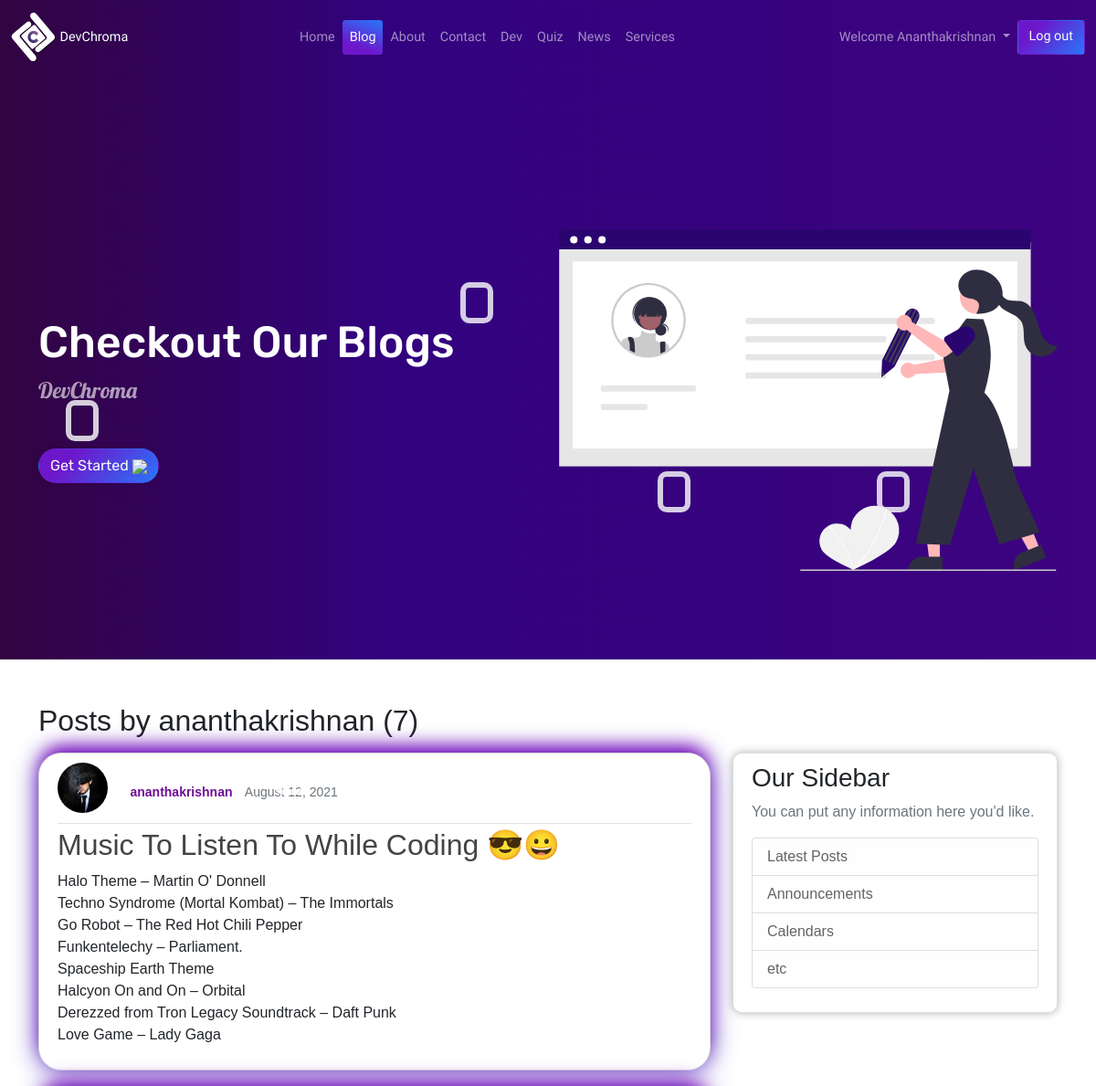
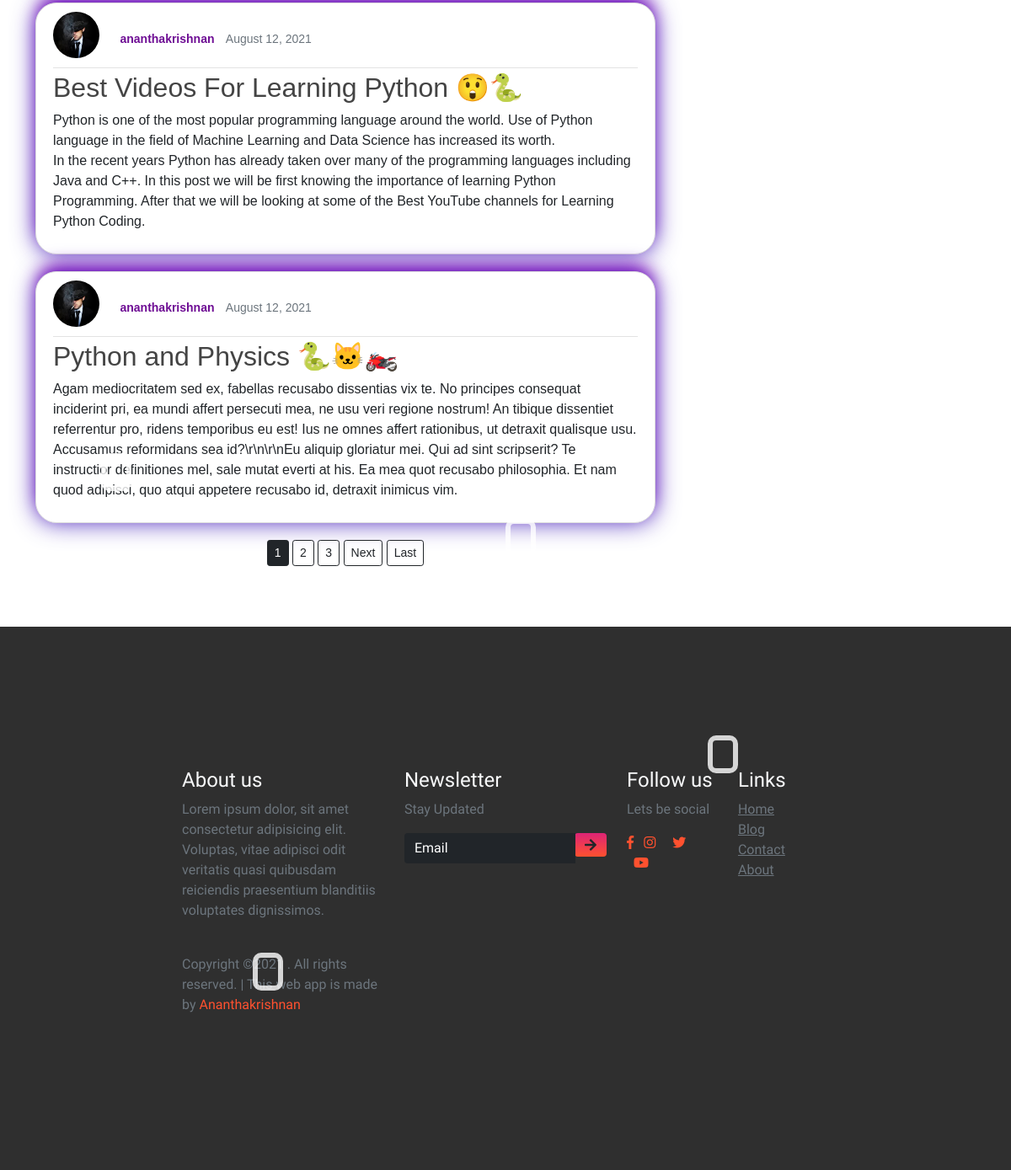
The page /blog/user/ananthakrishnan (signed in) on the database its author committed (2 pictures, top to bottom).
### blog/models.py (models this page shows, shortened)
class Post(models.Model):
    title = models.CharField(max_length=100)
    content = models.TextField()
    date_posted = models.DateTimeField(default=timezone.now)
    author = models.ForeignKey(User , on_delete=models.CASCADE)

### app/models.py (models this page shows, shortened)
class Profile(models.Model):
    user = models.OneToOneField(User, on_delete=models.CASCADE)
    image = models.ImageField(default='default.jpg' , upload_to='profile_pics')

### blog/views.py (the view)
# urls.py: path('user/<str:username>', UserPostListView.as_view(), name='user-posts'),
class UserPostListView(ListView):
    model = Post
    template_name = 'blog/user_posts.html' # <app>/<model>_<viewtype>.html
    context_object_name = 'posts'
    paginate_by = 3
    def get_queryset(self):
        user = get_object_or_404(User, username=self.kwargs.get('username'))
        return Post.objects.filter(author=user).order_by('-date_posted')

### templates/blog/user_posts.html (shortened to what this page needs)
{% extends 'base.html' %}
{% load static %}
{% block blog %}
active   text-light  btn-sm "  style="background-color: #2876f9;
          background-image: linear-gradient(200deg, #2876f9 0%, #6d17cb 74%);"
{% endblock blog %}
{% block intro %}
Checkout Our Blogs
{% endblock intro %}
{% block href %}
href="/about"
{% endblock href %}
{% block intro-image %}
<img src="{% static 'images/wall.svg' %}"  class="img-fluid animated" alt="hero-img1">
{% endblock intro-image %}
{% block body %}
<br><br>
<main role="main" class="container">
<h2 class="mb-3 ">Posts by {{ view.kwargs.username }} ({{ page_obj.paginator.count }})</h2>
  <div class="row">
    <div class="col-md-8">
      {% for post in posts %}
       <article class="media content-section1">
                <div class="media-body">
                  <div class="article-metadata">
                   <img class="rounded-circle article-img" src="{{ post.author.profile.image.url }}">
                    <a class="text1" href="{% url 'user-posts' post.author.username %}">{{ post.author }}</a> &nbsp;
                    <small class="text-muted">{{ post.date_posted|date:"F d, Y" }}</small>
                  </div>
                  <h2><a class="article-title" href=" {% url 'post-detail' post.id %} ">{{ post.title }}</a></h2>
                  <p class="article-content">{{ post.content }}</p>
                </div>
        </article>
      {% endfor %}
      <center>
       {% if is_paginated %}
      {% for num in page_obj.paginator.page_range %}
        {% if page_obj.number == num %}
          <a class="btn btn-dark mb-4 btn-sm" href="?page={{ num }}">{{ num }}</a>
        {% elif num > page_obj.number|add:'-3' and num < page_obj.number|add:'3' %}
          <a class="btn btn-outline-dark mb-4 btn-sm" href="?page={{ num }}">{{ num }}</a>
        {% endif %}
      {% endfor %}
      {% if page_obj.has_next %}
        <a class="btn btn-outline-dark mb-4 btn-sm" href="?page={{ page_obj.next_page_number }}">Next</a>
        <a class="btn btn-outline-dark mb-4 btn-sm" href="?page={{ page_obj.paginator.num_pages }}">Last</a>
      {% endif %}
    {% endif %}
    </center>
    </div>
    <div class="col-md-4">
      <div class="content-section">
        <h3>Our Sidebar</h3>
        <p class='text-muted'>You can put any information here you'd like.
          <ul class="list-group">
            <li class="list-group-item list-group-item-light">Latest Posts</li>
            <li class="list-group-item list-group-item-light">Announcements</li>
            <li class="list-group-item list-group-item-light">Calendars</li>
            <li class="list-group-item list-group-item-light">etc</li>
          </ul>
        </p>
      </div>
    </div>
  </div>
</main>
  <br><br>
{% endblock body %}

### templates/base.html (shortened to what this page needs)
{% load static %}
<!DOCTYPE html>
<html lang="en">
  <head>
    <link href="https://cdn.jsdelivr.net/npm/bootstrap@5.0.1/dist/css/bootstrap.min.css" rel="stylesheet">
    <link
      rel="stylesheet"
      href="https://use.fontawesome.com/releases/v5.7.0/css/all.css"
    />
    <link href="https://unpkg.com/aos@2.3.1/dist/aos.css" rel="stylesheet">
  <link href="static/assets/css/style.css" rel="stylesheet">
  <link href="static/assets/css/mobile-style.css" rel="stylesheet">
  </head>
  <body>
<nav id="hero1" class="navbar navbar1 navbar  navbar-expand-lg navbar-dark bg-dark">
  <div class="container-fluid">
    <a class="navbar-brand text-white" href="/">
      <img src=" {% static 'images/logo3.svg' %} " alt="logo" width="50">
      DevChroma</a>
    <div class="collapse navbar-collapse " id="navbarTogglerDemo02">
      <ul class="navbar-nav m-auto mb-2 mb-lg-0">
        <li class="nav-item">
          <a class="nav-link  {% block home %} {% endblock home %}" aria-current="page" href="/">Home</a>
        </li>
         <li class="nav-item  ">
          <a class="nav-link {% block blog %}
          {% endblock blog %}" href="/blog/blog">Blog</a>
        </li>
        <li class="nav-item">
          <a class="nav-link {% block about %}
          {% endblock about %}" href=" {% url 'about' %}">About</a>
        </li>
        <li class="nav-item">
          <a class="nav-link {% block contact %}
          {% endblock contact %}" href="/contact">Contact</a>
        </li>
        <li class="nav-item">
          <a class="nav-link {% block dev %}
          {% endblock dev %}" href="/dev">
             Dev
          </a>
       </li>
        <li class="nav-item">
          <a class="nav-link {% block quiz %}
          {% endblock quiz %}" href="/quiz">
             Quiz
          </a>
       </li>
       <li class="nav-item">
        <a class="nav-link {% block news %}
        {% endblock news %}" href="/news">
           News
        </a>
       </li>
        <li class="nav-item">
          <a class="nav-link {% block services %}
          {% endblock services %}" href="/services">Services</a>
        </li>
      </ul>
      <ul class="navbar-nav ml-auto">
          {% if not request.user.is_authenticated %}
          <div class="d-md-flex justify-content-md-end">
            <a href="/login" class="btn btn-md  text-light "  type="submit" style="background-color: #6e72fc;
            background-image: linear-gradient(315deg, #6e72fc 0%, #ad1deb 74%);";
          ">Log in  </a> &nbsp;
          <a  href="/signup" class="btn btn-md  text-light "  type="submit" style="background-color: #2876f9;
          background-image: linear-gradient(315deg, #2876f9 0%, #6d17cb 74%);";
          ">Sign up </a>
          </div>
           <!--<li class="nav-item dropdown">
            <a class="nav-link dropdown-toggle {% block user %}
            {% endblock user %}" href="#" id="navbarDropdownMenuLink" role="button" data-bs-toggle="dropdown" aria-expanded="false">
              User
            </a>
            <ul class="dropdown-menu" aria-labelledby="navbarDropdownMenuLink">
              <li><a class="dropdown-item" href="/login">Login</a></li>
              <li><a class="dropdown-item" href="/signup">Sign up</a></li>
            </ul>
          </li>-->
          {% else %}
           <li class="nav-item dropdown">
            <a class="nav-link dropdown-toggle
           " href="#" id="navbarDropdownMenuLink" role="button" data-bs-toggle="dropdown" aria-expanded="false">
              Welcome   {{user.first_name}}
            </a>
          </li>
          <div class=" d-md-flex justify-content-md-end">
          <a href="/logout" class="btn btn-md   text-light "  type="submit" style="background-color: #2876f9;
          background-image: linear-gradient(315deg, #2876f9 0%, #6d17cb 74%);";
          ">Log out</a>
          </div>
          {% endif %}
      </ul>
    </div>
  </div>
</nav>
<section id="hero" class="d-flex align-items-center section-hero">
  <div class="box">
          <div></div>
          <div></div>
          </div>
      <div class="container">
        <div class="row">
          <div class="col-lg-6 d-flex flex-column justify-content-center pt-4 pt-lg-0 order-2 order-lg-1" data-aos="fade-up"
     data-aos-duration="3000">
            <h1 id="neonbtn"> {% block intro %}{% endblock intro %} </h1>
            <h2>DevChroma</h2>
            <div >
              <div class="text-center text-lg-start">
                <a {% block href %}{% endblock href %}   class="btn getbutton  text-light" >
                  <span>Get Started <img src="https://img.icons8.com/ios-glyphs/24/000000/long-arrow-right.png"/></span>
                </a>
              </div>
            </div>
          </div>
          <div class="col-lg-6 order-1 order-lg-2 hero-img"data-aos="fade-down"
     data-aos-easing="linear"
     data-aos-duration="1500">
          {% block intro-image %}{% endblock intro-image %}
            </div>
            </div>
            </div>
</section>
{% block body %}
{% endblock body %}
<footer>
  <div class="container-fluid p-0">
    <div class="row text-left">
      <div class="col-md-4">
        <h4 class="text-light">About us</h4>
          <p class="text-muted">
            Lorem ipsum dolor, sit amet consectetur adipisicing elit. Voluptas, vitae adipisci odit veritatis
            quasi quibusdam reiciendis praesentium blanditiis voluptates dignissimos.
          </p>
          <p class="pt-4 text-muted">
            Copyright ©2021 . All rights reserved. | This web app is made by <span>Ananthakrishnan</span>
          </p>
      </div>
      <div class="col-md-4">
        <h4 class="text-light">Newsletter</h4>
        <p class="text-muted">Stay Updated</p>
        <form  class="form-inline">
          <div class="col-pl-0">
           <div class="input-group pr-5">
              <input type="text" class="form-control bg-dark text-white" placeholder="Email">
              <div class="input-group-prepend">
                <div class="input-group-text">
                  <i class="fas fa-arrow-right"></i>
                </div>
              </div>
           </div>
          </div>
        </form>
      </div>
      <div class="col-md-2 col-sm-12">
        <h4 class="text-light">Follow us</h4>
        <p class="text-muted">Lets be social</p>
        <div class="column">
          <i class="fab fa-facebook-f"></i>
          <i class="fab fa-instagram"></i>
          <i class="fab fa-twitter"></i>
          <i class="fab fa-youtube"></i>
        </div>
      </div>
      <div class="col-md-2">
        <h4 class="text-light">Links</h4>
       <ul class="list-unstyled links text-decoration-none text-small">
        <li><a class="text-muted" href="/">Home</a></li>
        <li><a class="text-muted" href="/blog/blog">Blog</a></li>
        <li><a class="text-muted" href="/contact">Contact</a></li>
        <li><a class="text-muted" href="/about">About</a></li>
      </ul>
      </div>
    </div>
  </div>
</footer>
  </body>
</html>

### static/assets/css/style.css (style rules this page uses)
:root { --Snigle-font: "Sniglet", cursive; --Rubik: "Rubik",cursive; --Patua: "Patua One", cursive; --Lobster: "Lobster", cursive; --light-black: #2e2c2caf; --bggradient: linear-gradient(to bottom, #dd2476 0%, #ff512f ); --light-gray: rgba(255,255,255,0.5); }
#hero1 { background: linear-gradient(90deg, rgb(50, 4, 65) 0%, rgb(50, 2, 126) 35%, rgb(61, 3, 128) 100%); font-family: var(--Snigle-font); }
#hero1 a { font-family: var(--Snigle-font); font-size: 0.9em; }
#hero { width: 100%; height: 80vh; overflow: hidden; background: linear-gradient(90deg, rgb(50, 4, 65) 0%, rgb(50, 2, 126) 35%, rgb(61, 3, 128) 100%); }
#hero .container { padding-top: 72px; font-family: var(--Rubik); }
#hero h1 { margin: 0 0 10px 0; font-size: 48px; font-weight: 500; line-height: 56px; color: #fff; cursor: pointer; font-family: var(--Rubik); }
#hero h2 { color: rgba(255, 255, 255, 0.6); margin-bottom: 50px; font-size: 24px; font-family: var(--Lobster); }
.getbutton { background-color: #2876f9; border-radius: 30px; background-image: linear-gradient(315deg, #4e28f9 0%, #6d17cb 74%); box-shadow: 0 0 10px rgba(0 , 0 , 0 , 0.1); -webkit-transition-duration: 0.3s; transition-duration: 0.3s; -webkit-transition-property: box-shadow, transform; transition-property: box-shadow, transform; }
footer { background: rgba(0, 0, 0, 0.815); overflow-x: hidden; padding: 14vmin 18vmin; font-family: var(--Snigle-font); }
footer p> span { color: #ff512f; }
footer input { border: none !important; }
footer input::placeholder { color: white !important; }
footer .input-group .input-group-text { background: var(--bggradient); border: none; }
footer .column i { color: #ff512f; }
footer .column i+i { padding: 0 0.5em; }
footer .col-md-2 .links { text-decoration: none; }
.box div { position: absolute; width: 3%; height: 45px; border-radius: 10px; background-color: transparent; border: 6px solid rgba(255, 255, 255, 0.8); }
.box div:nth-child(1) { top: 12%; left: 42%; animation: animate 10s linear infinite; }
.box div:nth-child(3) { top: 17%; left: 6%; animation: animate 9s linear infinite; }
#hero .animated { animation: up-down 2s ease-in-out infinite alternate-reverse both; }
.content-section { background: #ffffff; padding: 10px 20px; border: 1px solid #dddddd; border-radius: 3px; margin-bottom: 20px; border-radius: 10px; box-shadow: 0px 0px 10px rgba(0, 0, 0,0.2); }
.content-section1 { background: #ffffff; padding: 10px 20px; border: 1px solid #dddddd; border-radius: 3px; margin-bottom: 20px; border-radius: 10px; box-shadow: 0px 0px 28px rgba(120, 19, 187, 0.8), 0 -10px 20px -5px #9725f5; }
.article-title { color: #444444; text-decoration: none; }
.article-content { white-space: pre-line; }
.article-img { height: 65px; width: 65px; margin-right: 16px; }
.article-metadata { padding-bottom: 1px; margin-bottom: 4px; border-bottom: 1px solid #e3e3e3; text-decoration: none; }
.article-metadata .text1 { color: rgb(110, 13, 148); text-decoration: none; font-size: 13px; font-weight: bold; }

### rows shown on the page
Post: author.profile.image (picture), author "ananthakrishnan", date_posted "August 12, 2021", title "Music To Listen To While Coding 😎😀", content "Halo Theme – Martin O' Donnell Techno Syndrome (Mortal Kombat) – The Immortals Go Robot – The Red Hot Chili Pepper Funkentelechy – Parliament. Spaceship Earth Theme Halcyon On and On – Orbital Derezzed from Tron Legacy Soundtrack – Daft Punk Love Game – Lady Gaga"
Post: author.profile.image (picture), author "ananthakrishnan", date_posted "August 12, 2021", title "Best Videos For Learning Python 😲🐍", content "Python is one of the most popular programming language around the world. Use of Python language in the field of Machine Learning and Data Science has increased its worth. In the recent years Python has already taken over many of the programming languages including Java and C++. In this post we will be first knowing the importance of learning Python Programming. After that we will be looking at some of the Best YouTube channels for Learning Python Coding."
Post: author.profile.image (picture), author "ananthakrishnan", date_posted "August 12, 2021", title "Python and Physics 🐍🐱‍🏍", content "Agam mediocritatem sed ex, fabellas recusabo dissentias vix te. No principes consequat inciderint pri, ea mundi affert persecuti mea, ne usu veri regione nostrum! An tibique dissentiet referrentur pro, ridens temporibus eu est! Ius ne omnes affert rationibus, ut detraxit qualisque usu. Accusamus reformidans sea id?\\r\\n\\r\\nEu aliquip gloriatur mei. Qui ad sint scripserit? Te instructior definitiones mel, sale mutat everti at his. Ea mea quot recusabo philosophia. Et nam quod adipisci, quo atqui appetere recusabo id, detraxit inimicus vim."

### other values the page prints
{{ user.first_name }} "Ananthakrishnan"
{{ view.kwargs.username }} "ananthakrishnan"
{{ page_obj.paginator.count }} "7"
{{ num }} "1"
{{ num }} "2" "3"
